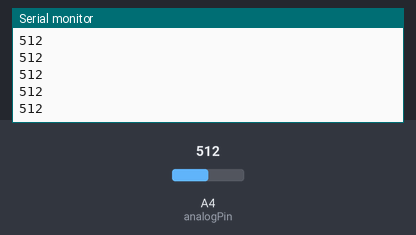
A sketch run on a simulated Arduino Uno, built with avr-gcc and run on an emulated ATmega328P. Shown: the last lines printed to the serial monitor. The inputs (shaded band) are chosen by the test bench; at power-on: A4 (analogPin) = 512.

Above: at 1.2 s.
1.3 s: A4 (analogPin) set to 716
At 1.32 s:
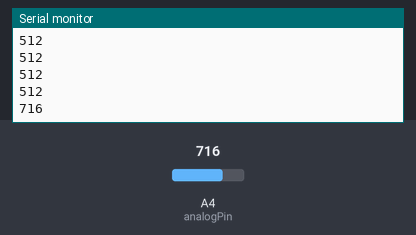
2.8 s: A4 (analogPin) set to 900
At 2.83 s:
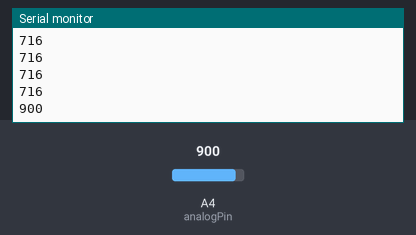
Timing chart, 0 to 5.8 s (numbered marks = the images above; inputs shaded):
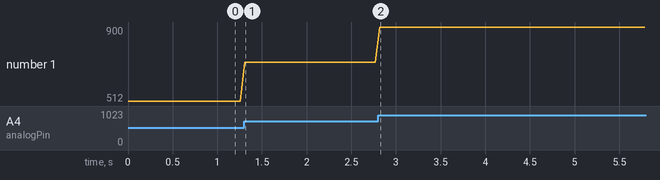

The sketch:

microphone.ino
```cpp
/*
 *
 */
void setup() {
  // put your setup code here, to run once:
    Serial.begin(9600);
}

 int analogPin = 4;
 int val = 0;

void loop() {
  val = analogRead(analogPin);
  //Serial.print("Alcohol level = ");
  Serial.println(val);
  delay(50);
  //Serial.println("*C");
}
```

Measured:
- after the input at 1.3 s, the serial monitor: prints a new line at once (image 1)
- after the input at 2.8 s, the serial monitor: prints a new line at once (image 2)
- plotted number 1: 512 → 716 after the input at 1.3 s, 716 → 900 after the input at 2.8 s
